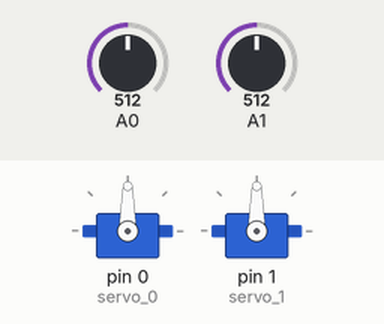
This sketch was run on a simulated Arduino Uno, built with avr-gcc and run on an emulated ATmega328P. Shown: 2 × servo. The test bench sets the inputs (shaded band); at power-on: A0 = 512, A1 = 512.

Above: at 1.2 s.
1.3 s: A0 set to 716
At 1.8 s:
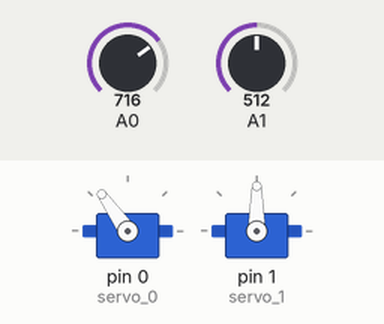
2.8 s: A1 set to 716
At 4.0 s:
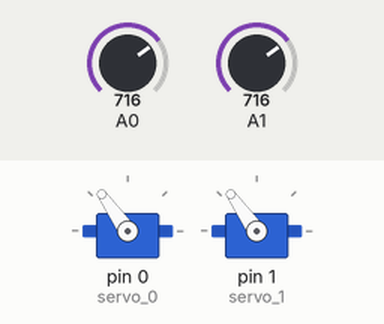
4.3 s: A0 set to 900
At 5.0 s:
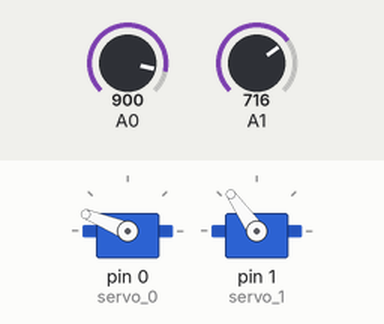
5.8 s: A1 set to 900
At 6.4 s:
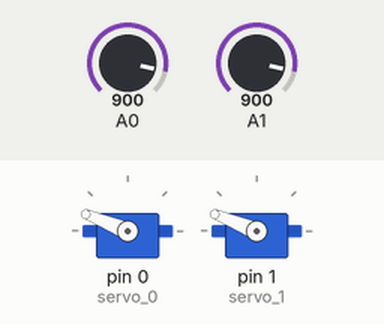
7.3 s: A0 set to 1023
At 8.5 s:
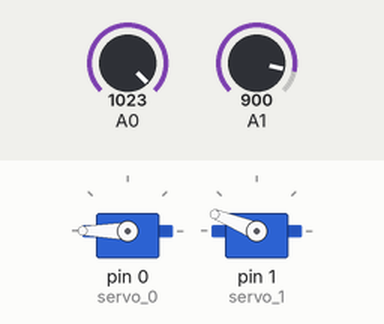
8.8 s: A1 set to 1023
At 9.6 s:
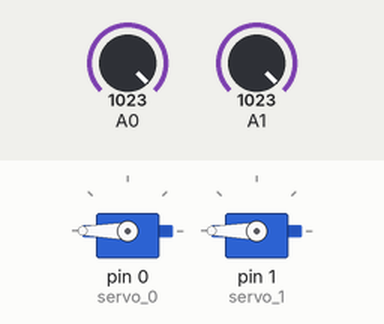
Timing chart, 0 to 11.3 s (numbered marks = the images above; inputs shaded):
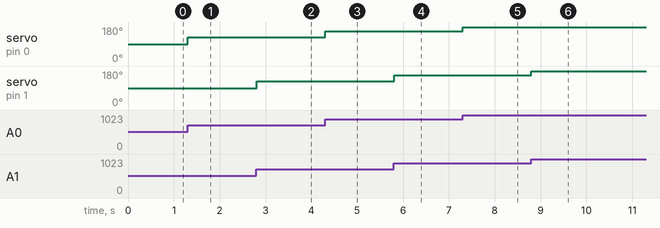

The sketch:

_15.ino
```cpp
#include <Servo.h>

Servo servo_0;
Servo servo_1;

void setup(){
  pinMode(A0, INPUT);
  servo_0.attach(0);

  pinMode(A1, INPUT);
  servo_1.attach(1);
}

void loop(){
  servo_0.write(map(analogRead(A0), 0, 1023, 0, 180));
  servo_1.write(map(analogRead(A1), 0, 1023, 0, 180));
  delay(10); // Delay a little bit to improve simulation performance
}
```

Measured:
- after the input at 1.3 s, servo on pin 0 (servo_0): 90° → 125° at once
- after the input at 2.8 s, servo on pin 1 (servo_1): 90° → 125° at once
- after the input at 4.3 s, servo on pin 0 (servo_0): 125° → 158° at once
- after the input at 5.8 s, servo on pin 1 (servo_1): 125° → 158° at once
- after the input at 7.3 s, servo on pin 0 (servo_0): 158° → 180° at once
- after the input at 8.8 s, servo on pin 1 (servo_1): 158° → 180° at once
